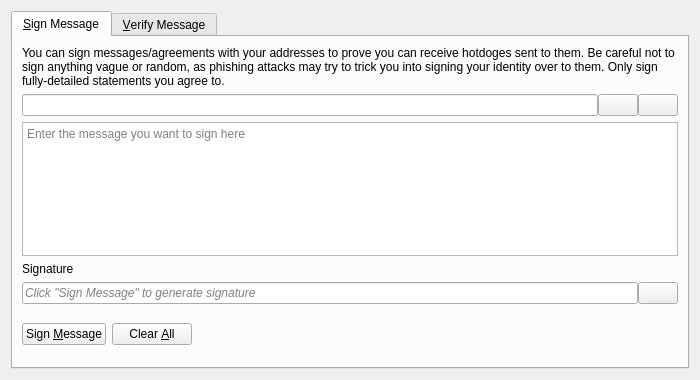
<?xml version="1.0" encoding="UTF-8"?>
<ui version="4.0">
 <class>SignVerifyMessageDialog</class>
 <widget class="QDialog" name="SignVerifyMessageDialog">
  <property name="geometry">
   <rect>
    <x>0</x>
    <y>0</y>
    <width>700</width>
    <height>380</height>
   </rect>
  </property>
  <property name="windowTitle">
   <string>Signatures - Sign / Verify a Message</string>
  </property>
  <property name="modal">
   <bool>true</bool>
  </property>
  <layout class="QVBoxLayout" name="verticalLayout">
   <item>
    <widget class="QTabWidget" name="tabWidget">
     <property name="currentIndex">
      <number>0</number>
     </property>
     <widget class="QWidget" name="tabSignMessage">
      <attribute name="title">
       <string>&amp;Sign Message</string>
      </attribute>
      <layout class="QVBoxLayout" name="verticalLayout_SM">
       <item>
        <widget class="QLabel" name="infoLabel_SM">
         <property name="text">
          <string>You can sign messages/agreements with your addresses to prove you can receive hotdoges sent to them. Be careful not to sign anything vague or random, as phishing attacks may try to trick you into signing your identity over to them. Only sign fully-detailed statements you agree to.</string>
         </property>
         <property name="textFormat">
          <enum>Qt::PlainText</enum>
         </property>
         <property name="wordWrap">
          <bool>true</bool>
         </property>
        </widget>
       </item>
       <item>
        <layout class="QHBoxLayout" name="horizontalLayout_1_SM">
         <property name="spacing">
          <number>0</number>
         </property>
         <item>
          <widget class="QValidatedLineEdit" name="addressIn_SM">
           <property name="toolTip">
            <string>The HotDoge address to sign the message with</string>
           </property>
          </widget>
         </item>
         <item>
          <widget class="QPushButton" name="addressBookButton_SM">
           <property name="toolTip">
            <string>Choose previously used address</string>
           </property>
           <property name="text">
            <string/>
           </property>
           <property name="icon">
            <iconset resource="../bitcoin.qrc">
             <normaloff>:/icons/address-book</normaloff>:/icons/address-book</iconset>
           </property>
           <property name="shortcut">
            <string>Alt+A</string>
           </property>
           <property name="autoDefault">
            <bool>false</bool>
           </property>
          </widget>
         </item>
         <item>
          <widget class="QPushButton" name="pasteButton_SM">
           <property name="toolTip">
            <string>Paste address from clipboard</string>
           </property>
           <property name="text">
            <string/>
           </property>
           <property name="icon">
            <iconset resource="../bitcoin.qrc">
             <normaloff>:/icons/editpaste</normaloff>:/icons/editpaste</iconset>
           </property>
           <property name="shortcut">
            <string>Alt+P</string>
           </property>
           <property name="autoDefault">
            <bool>false</bool>
           </property>
          </widget>
         </item>
        </layout>
       </item>
       <item>
        <widget class="QPlainTextEdit" name="messageIn_SM">
         <property name="toolTip">
          <string>Enter the message you want to sign here</string>
         </property>
         <property name="placeholderText">
          <string>Enter the message you want to sign here</string>
         </property>
        </widget>
       </item>
       <item>
        <widget class="QLabel" name="signatureLabel_SM">
         <property name="text">
          <string>Signature</string>
         </property>
         <property name="textFormat">
          <enum>Qt::PlainText</enum>
         </property>
        </widget>
       </item>
       <item>
        <layout class="QHBoxLayout" name="horizontalLayout_2_SM">
         <property name="spacing">
          <number>0</number>
         </property>
         <item>
          <widget class="QLineEdit" name="signatureOut_SM">
           <property name="placeholderText">
            <string>Click "Sign Message" to generate signature</string>
           </property>
           <property name="font">
            <font>
             <italic>true</italic>
            </font>
           </property>
           <property name="readOnly">
            <bool>true</bool>
           </property>
          </widget>
         </item>
         <item>
          <widget class="QPushButton" name="copySignatureButton_SM">
           <property name="toolTip">
            <string>Copy the current signature to the system clipboard</string>
           </property>
           <property name="text">
            <string/>
           </property>
           <property name="icon">
            <iconset resource="../bitcoin.qrc">
             <normaloff>:/icons/editcopy</normaloff>:/icons/editcopy</iconset>
           </property>
           <property name="autoDefault">
            <bool>false</bool>
           </property>
          </widget>
         </item>
        </layout>
       </item>
       <item>
        <layout class="QHBoxLayout" name="horizontalLayout_3_SM">
         <item>
          <widget class="QPushButton" name="signMessageButton_SM">
           <property name="toolTip">
            <string>Sign the message to prove you own this HotDoge address</string>
           </property>
           <property name="text">
            <string>Sign &amp;Message</string>
           </property>
           <property name="icon">
            <iconset resource="../bitcoin.qrc">
             <normaloff>:/icons/edit</normaloff>:/icons/edit</iconset>
           </property>
           <property name="autoDefault">
            <bool>false</bool>
           </property>
          </widget>
         </item>
         <item>
          <widget class="QPushButton" name="clearButton_SM">
           <property name="toolTip">
            <string>Reset all sign message fields</string>
           </property>
           <property name="text">
            <string>Clear &amp;All</string>
           </property>
           <property name="icon">
            <iconset resource="../bitcoin.qrc">
             <normaloff>:/icons/remove</normaloff>:/icons/remove</iconset>
           </property>
           <property name="autoDefault">
            <bool>false</bool>
           </property>
          </widget>
         </item>
         <item>
          <spacer name="horizontalSpacer_1_SM">
           <property name="orientation">
            <enum>Qt::Horizontal</enum>
           </property>
           <property name="sizeHint" stdset="0">
            <size>
             <width>40</width>
             <height>48</height>
            </size>
           </property>
          </spacer>
         </item>
         <item>
          <widget class="QLabel" name="statusLabel_SM">
           <property name="font">
            <font>
             <weight>75</weight>
             <bold>true</bold>
            </font>
           </property>
           <property name="text">
            <string/>
           </property>
           <property name="wordWrap">
            <bool>true</bool>
           </property>
          </widget>
         </item>
         <item>
          <spacer name="horizontalSpacer_2_SM">
           <property name="orientation">
            <enum>Qt::Horizontal</enum>
           </property>
           <property name="sizeHint" stdset="0">
            <size>
             <width>40</width>
             <height>48</height>
            </size>
           </property>
          </spacer>
         </item>
        </layout>
       </item>
      </layout>
     </widget>
     <widget class="QWidget" name="tabVerifyMessage">
      <attribute name="title">
       <string>&amp;Verify Message</string>
      </attribute>
      <layout class="QVBoxLayout" name="verticalLayout_VM">
       <item>
        <widget class="QLabel" name="infoLabel_VM">
         <property name="text">
          <string>Enter the receiver's address, message (ensure you copy line breaks, spaces, tabs, etc. exactly) and signature below to verify the message. Be careful not to read more into the signature than what is in the signed message itself, to avoid being tricked by a man-in-the-middle attack. Note that this only proves the signing party receives with the address, it cannot prove sendership of any transaction!</string>
         </property>
         <property name="textFormat">
          <enum>Qt::PlainText</enum>
         </property>
         <property name="alignment">
          <set>Qt::AlignLeading|Qt::AlignLeft|Qt::AlignTop</set>
         </property>
         <property name="wordWrap">
          <bool>true</bool>
         </property>
        </widget>
       </item>
       <item>
        <layout class="QHBoxLayout" name="horizontalLayout_1_VM">
         <property name="spacing">
          <number>0</number>
         </property>
         <item>
          <widget class="QValidatedLineEdit" name="addressIn_VM">
           <property name="toolTip">
            <string>The HotDoge address the message was signed with</string>
           </property>
          </widget>
         </item>
         <item>
          <widget class="QPushButton" name="addressBookButton_VM">
           <property name="toolTip">
            <string>Choose previously used address</string>
           </property>
           <property name="text">
            <string/>
           </property>
           <property name="icon">
            <iconset resource="../bitcoin.qrc">
             <normaloff>:/icons/address-book</normaloff>:/icons/address-book</iconset>
           </property>
           <property name="shortcut">
            <string>Alt+A</string>
           </property>
           <property name="autoDefault">
            <bool>false</bool>
           </property>
          </widget>
         </item>
        </layout>
       </item>
       <item>
        <widget class="QPlainTextEdit" name="messageIn_VM">
          <property name="toolTip">
            <string>The signed message to verify</string>
          </property>
          <property name="placeholderText">
            <string>The signed message to verify</string>
          </property>
        </widget>
       </item>
       <item>
        <widget class="QValidatedLineEdit" name="signatureIn_VM">
          <property name="toolTip">
            <string>The signature given when the message was signed</string>
          </property>
          <property name="placeholderText">
            <string>The signature given when the message was signed</string>
          </property>
        </widget>
       </item>
       <item>
        <layout class="QHBoxLayout" name="horizontalLayout_2_VM">
         <item>
          <widget class="QPushButton" name="verifyMessageButton_VM">
           <property name="toolTip">
            <string>Verify the message to ensure it was signed with the specified HotDoge address</string>
           </property>
           <property name="text">
            <string>Verify &amp;Message</string>
           </property>
           <property name="icon">
            <iconset resource="../bitcoin.qrc">
             <normaloff>:/icons/transaction_0</normaloff>:/icons/transaction_0</iconset>
           </property>
           <property name="autoDefault">
            <bool>false</bool>
           </property>
          </widget>
         </item>
         <item>
          <widget class="QPushButton" name="clearButton_VM">
           <property name="toolTip">
            <string>Reset all verify message fields</string>
           </property>
           <property name="text">
            <string>Clear &amp;All</string>
           </property>
           <property name="icon">
            <iconset resource="../bitcoin.qrc">
             <normaloff>:/icons/remove</normaloff>:/icons/remove</iconset>
           </property>
           <property name="autoDefault">
            <bool>false</bool>
           </property>
          </widget>
         </item>
         <item>
          <spacer name="horizontalSpacer_1_VM">
           <property name="orientation">
            <enum>Qt::Horizontal</enum>
           </property>
           <property name="sizeHint" stdset="0">
            <size>
             <width>40</width>
             <height>48</height>
            </size>
           </property>
          </spacer>
         </item>
         <item>
          <widget class="QLabel" name="statusLabel_VM">
           <property name="font">
            <font>
             <weight>75</weight>
             <bold>true</bold>
            </font>
           </property>
           <property name="text">
            <string/>
           </property>
           <property name="wordWrap">
            <bool>true</bool>
           </property>
          </widget>
         </item>
         <item>
          <spacer name="horizontalSpacer_2_VM">
           <property name="orientation">
            <enum>Qt::Horizontal</enum>
           </property>
           <property name="sizeHint" stdset="0">
            <size>
             <width>40</width>
             <height>48</height>
            </size>
           </property>
          </spacer>
         </item>
        </layout>
       </item>
      </layout>
     </widget>
    </widget>
   </item>
  </layout>
 </widget>
 <customwidgets>
  <customwidget>
   <class>QValidatedLineEdit</class>
   <extends>QLineEdit</extends>
   <header>qt/qvalidatedlineedit.h</header>
  </customwidget>
 </customwidgets>
 <resources>
  <include location="../bitcoin.qrc"/>
 </resources>
 <connections/>
</ui>
